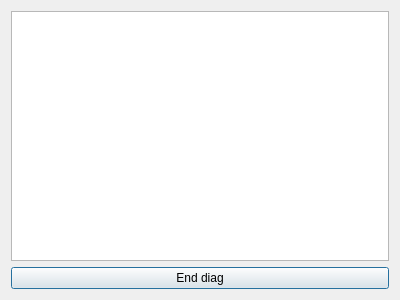
<?xml version="1.0" encoding="UTF-8"?>
<ui version="4.0">
 <class>DiagWindow</class>
 <widget class="QDialog" name="DiagWindow">
  <property name="geometry">
   <rect>
    <x>0</x>
    <y>0</y>
    <width>400</width>
    <height>300</height>
   </rect>
  </property>
  <property name="windowTitle">
   <string>Dialog</string>
  </property>
  <property name="sizeGripEnabled">
   <bool>false</bool>
  </property>
  <layout class="QVBoxLayout" name="verticalLayout">
   <item>
    <widget class="QTableView" name="tableView"/>
   </item>
   <item>
    <widget class="QPushButton" name="pushButton">
     <property name="text">
      <string>End diag</string>
     </property>
    </widget>
   </item>
  </layout>
 </widget>
 <resources/>
 <connections/>
</ui>
